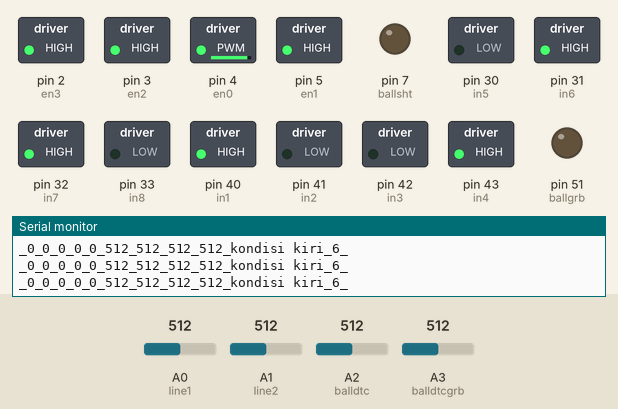
Bench run of a sketch on a simulated Arduino Mega 2560, built with avr-gcc and run on an emulated ATmega2560. On the bench: switched loads named in the sketch (green lamp = pin HIGH), output pins drawn as LEDs (lit = HIGH), the last lines printed to the serial monitor. Dashed ring = blinking. Inputs (shaded band) come from the test bench; at power-on: A0 (line1) = 512, A3 (balldtcgrb) = 512, A1 (line2) = 512, A2 (balldtc) = 512.

Above: at 1.2 s.
1.3 s: A0 (line1) set to 265
2.8 s: A0 (line1) set to 243
At 3.3 s:
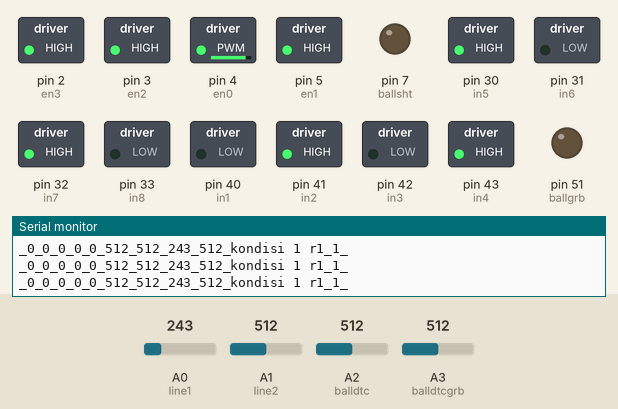
4.3 s: A3 (balldtcgrb) set to 412
7.3 s: A3 (balldtcgrb) set to 389
At 8.1 s:
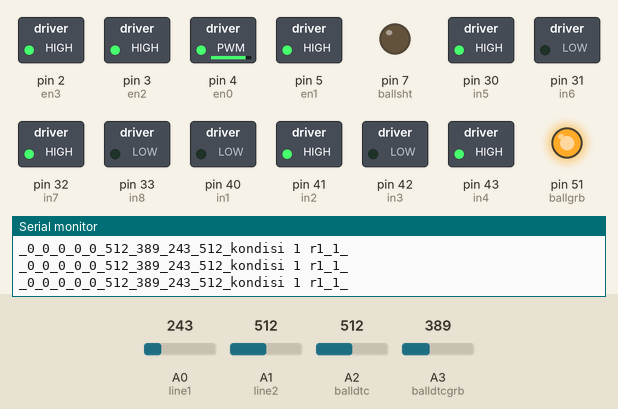
8.8 s: A3 (balldtcgrb) set to 164
11.8 s: A3 (balldtcgrb) set to 134
At 12.6 s:
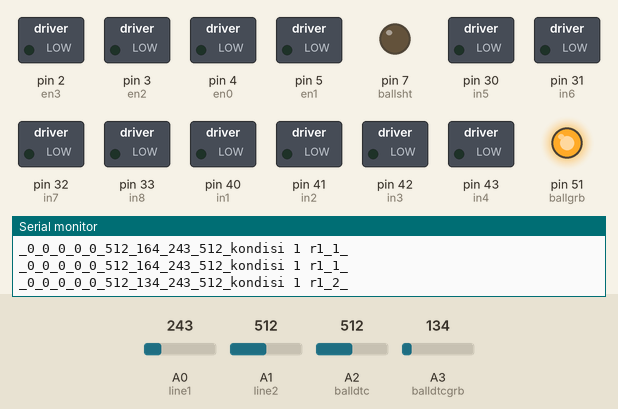
At 14.09 s:
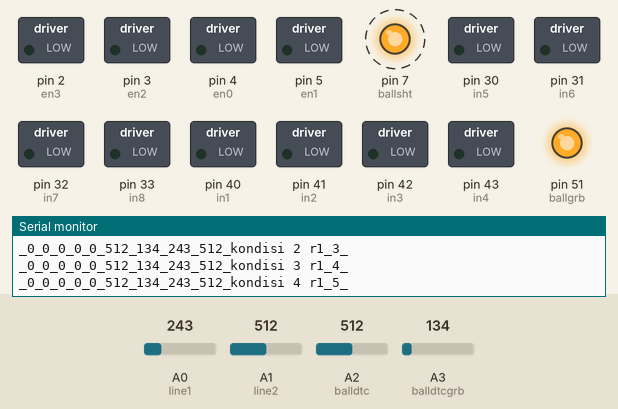
Timing chart, 0 to 15.8 s (numbered marks = the images above; inputs shaded):
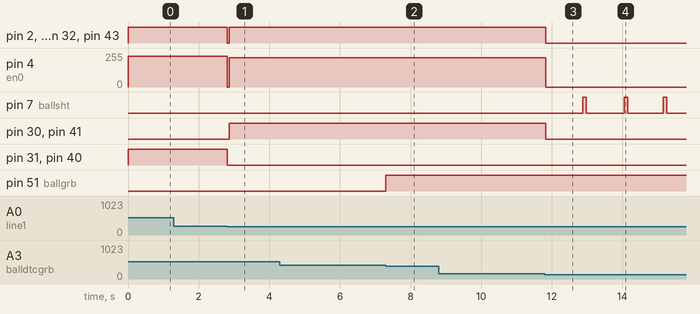

Measured:
- the behaviour switches between 250 and 249 on A0 (line1) (found by bisection; images 0 and 1)
- the behaviour switches between 400 and 399 on A3 (balldtcgrb) (found by bisection; images 1 and 2)
- the behaviour switches between 150 and 149 on A3 (balldtcgrb) (found by bisection; images 2 and 3)
- after the input at 2.8 s, pin 2 (en3), pin 3 (en2), pin 5 (en1), pin 32 (in7), pin 43 (in4): HIGH → LOW at once, → HIGH 0.05 s later; pin 4 (en0): 230/255 → 220/255 at once; pin 30 (in5), pin 41 (in2): LOW → HIGH after 0.06 s; pin 31 (in6), pin 40 (in1): HIGH → LOW at once
- after the input at 7.3 s, pin 51 (ballgrb): LOW → HIGH at once
- after the input at 11.8 s, pin 2 (en3), pin 3 (en2), pin 5 (en1), pin 30 (in5), pin 32 (in7), pin 41 (in2), pin 43 (in4): HIGH → LOW at once; pin 4 (en0): 220/255 → 0/255 at once; pin 7 (ballsht): alternates HIGH for 0.10 s and LOW for 1.0 s, starting after 1.1 s

The sketch:

test_modul_r1.ino
```cpp
String kondisi = "null";
int kondisi_set = 0;
int line_thd1 = 250; //kalibrasi sensor garis
int linethd_kiri = 250;
int ball_thd1 = 150; //kalibrasi sensor bola (ball grab)
int ball_thd = 400;

#include "sensor.h"
//#include "bluetooth.h"
#include "pid.h"
#include "rotate.h"
#include "serialparse.h"
#include "ballgrab.h"
#include "ballshot.h"
#include "monitor.h"

#include "robot1.h"
#include "robot2.h"
#include "kiper.h"
#include "emergency.h"

void setup() {
  sensor_init();
  ballgrab_init();
  ballshot_init();
  serialinit();
  motorinit();
  kondisi_set = 6;
  //  bluetooth_init();
}

void loop() {
  initpid();
  readsensor();
  //  bluetooth();
  getimg();
  grabball();
  remote();
  monitoring();


  //  if (rimut == 1) {
  //    remote();
  //  } else {
  //    setop();
  //  };

}

void remote() {
  robot1();
}

void robot1() {

  if (kondisi_set == 5) {
    kondisi_set = 5;
    kondisi5();
  }
  if (kondisi_set == 4) {
    kondisi_set = 4;
    kondisi4();
  }
  if (kondisi_set == 3) {
    kondisi_set = 3;
    kondisi3();
  }
  if (kondisi_set == 2) {
    kondisi_set = 2;
    kondisi2();
  }
  if (kondisi_set == 1) {
    kondisi_set = 1;
    kondisi1();
  }
  if (kondisi_set == 6) {
    kondisi_set = 6;
    kondisi_kiri();
  }

}

void robot2() {
  kondisi_set = 11;
  if (kondisi_set == 11) {
    kondisi1r2();
  }
  if (kondisi_set == 12) {
    kondisi2r2();
  }
  if (kondisi_set == 13) {
    kondisi3r2();
  }
}
```

ballgrab.h
```cpp
#define ballgrb 51

void ballgrab_init() {
  pinMode(ballgrb, OUTPUT);
}

void grabball() {
  if (valballdtcgrb < ball_thd ) {
    digitalWrite(ballgrb, HIGH);
    //delay(2000);
    //tendang();
  }
  else
    digitalWrite(ballgrb, LOW);
}
```

ballshot.h
```cpp
int ballsht = 7;
int ballpass = 50;

void ballshot_init() {
  pinMode(ballsht, OUTPUT);
  pinMode(ballpass, OUTPUT);
  digitalWrite(ballsht, LOW);
  digitalWrite(ballpass, LOW);
}
void tendang() {
  digitalWrite(ballsht, HIGH);
  delay(100);
  digitalWrite(ballsht, LOW);
}

void umpan() {
  digitalWrite(ballpass, HIGH);
  delay(100);
  digitalWrite(ballpass, LOW);
}

void tendangtest(){
  tendang();
  delay(5000);
}

void umpantest(){
  umpan();
  delay(5000);
}
```

emergency.h
```cpp
int timearc = 3000;

void rotatetest() {
  //  motor(1, 250, 240, 250, 225); //kiri
  motor(2, 245, 235, 250, 225);
  delay(timearc);
  motor(0, 0, 0, 0, 0);
  delay(timearc / 6);
  motor(4, 250, 240, 250, 225);
  delay(timearc * 3);
  motor(0, 0, 0, 0, 0);
  delay(timearc / 6);
  motor(1, 250, 240, 250, 225);
  delay(timearc);
}
```

kiper.h
```cpp
void kiper() {
  double z = m / 20;
  if (z == 1 || z == -1 || z > 13 || z < -13) {
    motor(0, 0, 0, 0, 0);
  };
  if (z > 1 && z < 13) {
    motor(3, pw, pw, pw, pw);
  };
  if (z < -1 && z > -13) {
    motor(4, pw, pw, pw, pw);
  };
}
```

monitor.h
```cpp
void monitoring() {
  Serial.print("_");
  Serial.print(m / 20);
  Serial.print("_");
  Serial.print(m1 / 20);
  Serial.print("_");
  Serial.print(m2 / 20);
  Serial.print("_");
  Serial.print(m3 / 20);
  Serial.print("_");
  Serial.print(m5);
  Serial.print("_");
  Serial.print(valballdtc);
  Serial.print("_");
  Serial.print(valballdtcgrb);
  Serial.print("_");
  Serial.print(valline1);
  Serial.print("_");
  Serial.print(valline2);
  Serial.print("_");
  Serial.print(kondisi);
  Serial.print("_");
  Serial.print(kondisi_set);
  Serial.println("_");
}
```

motor.h
```cpp
#define en0 4 //dpn ka
#define en1 5
#define en2 3 //blk ka
#define en3 2

#define in1 40 //dpnki
#define in2 41
#define in3 42 //dpnka
#define in4 43
#define in5 30 //blkki
#define in6 31
#define in7 32 //blkka
#define in8 33

void motorinit() {
  pinMode(en0, OUTPUT);
  pinMode(en1, OUTPUT);
  pinMode(en2, OUTPUT);
  pinMode(en3, OUTPUT);
  //logic
  pinMode(in1, OUTPUT);
  pinMode(in2, OUTPUT);
  pinMode(in3, OUTPUT);
  pinMode(in4, OUTPUT);
  pinMode(in5, OUTPUT);
  pinMode(in6, OUTPUT);
  pinMode(in7, OUTPUT);
  pinMode(in8, OUTPUT);
}

void motor(char po, char pwm1, char pwm2, char pwm3, char pwm4) //MOTOR
{
  if (po == 0) //berhenti
  {
    digitalWrite(in1, LOW);
    digitalWrite(in2, LOW);
    digitalWrite(in3, LOW);
    digitalWrite(in4, LOW);
    digitalWrite(in5, LOW);
    digitalWrite(in6, LOW);
    digitalWrite(in7, LOW);
    digitalWrite(in8, LOW);
  };
  if (po == 1) //maju
  {
    digitalWrite(in1, LOW);
    digitalWrite(in2, HIGH);
    digitalWrite(in3, LOW);
    digitalWrite(in4, HIGH);
    digitalWrite(in5, HIGH);
    digitalWrite(in6, LOW);
    digitalWrite(in7, HIGH);
    digitalWrite(in8, LOW);
  };
  if (po == 2) //mundur
  {
    digitalWrite(in1, HIGH);
    digitalWrite(in2, LOW);
    digitalWrite(in3, HIGH);
    digitalWrite(in4, LOW);
    digitalWrite(in5, LOW);
    digitalWrite(in6, HIGH);
    digitalWrite(in7, LOW);
    digitalWrite(in8, HIGH);
  };
  if (po == 3) //kiri
  {
    digitalWrite(in1, HIGH);
    digitalWrite(in2, LOW);
    digitalWrite(in3, LOW);
    digitalWrite(in4, HIGH);
    digitalWrite(in5, LOW);
    digitalWrite(in6, HIGH);
    digitalWrite(in7, HIGH);
    digitalWrite(in8, LOW);
  };
  if (po == 4) //kanan
  {
    digitalWrite(in1, LOW);
    digitalWrite(in2, HIGH);
    digitalWrite(in3, HIGH);
    digitalWrite(in4, LOW);
    digitalWrite(in5, HIGH);
    digitalWrite(in6, LOW);
    digitalWrite(in7, LOW);
    digitalWrite(in8, HIGH);
  };
  if (po == 5) //pkanan
  {
    digitalWrite(in1, LOW);
    digitalWrite(in2, HIGH);
    digitalWrite(in3, HIGH);
    digitalWrite(in4, LOW);
    digitalWrite(in5, LOW);
    digitalWrite(in6, HIGH);
    digitalWrite(in7, HIGH);
    digitalWrite(in8, LOW);
  };
  if (po == 6) //pkiri
  {
    digitalWrite(in1, HIGH);
    digitalWrite(in2, LOW);
    digitalWrite(in3, LOW);
    digitalWrite(in4, HIGH);
    digitalWrite(in5, HIGH);
    digitalWrite(in6, LOW);
    digitalWrite(in7, LOW);
    digitalWrite(in8, HIGH);
  };

  analogWrite(4, pwm1);
  analogWrite(5, pwm2);
  analogWrite(3, pwm3);
  analogWrite(2, pwm4);
}


void setop() {
  {
    digitalWrite(in1, LOW);
    digitalWrite(in2, LOW);
    digitalWrite(in3, LOW);
    digitalWrite(in4, LOW);
    digitalWrite(in5, LOW);
    digitalWrite(in6, LOW);
    digitalWrite(in7, LOW);
    digitalWrite(in8, LOW);
  };
}
```

pid.h
```cpp
#include "motor.h"

double Sp = 10, pw = 220;
double np = 10, ni = 2, nd = 0, Pv, l_pv, Ts, error = 0, l_error = 0, l_output, output; //nilai variable pada PID
double ys, l;
double ki, ka;

void initpid() {
  ys = ((millis() - l) / 1000);
  l = millis();
}

void test(int obj, int movement)
{

  Pv = ((obj / 20) + 10);
  error = Sp - Pv;
  output = (np * error) + (ni * (error + l_error) * Ts) + ((nd / ys) * (error - l_error));
  l_error = error;
  l_pv = Pv;
  ka = pw + output;
  ki = pw - output;

  if (ki > pw) {
    ki = pw;
  };
  if (ka > pw) {
    ka = pw;
  };
  //if (output < 1 ) {output=1;};
  motor(movement, ki, ka, ki, ka);
  //Serial.print();
}
```

robot1.h
```cpp
void kondisi1() {
  kondisi = "kondisi 1 r1";
  kondisi_set = 1;

  if (valballdtcgrb < ball_thd1) {
    motor(0, 0, 0, 0, 0);
    kondisi_set = 2;
  }
  else {
    kondisi_set = 1;
    test(m, 1);
  };


}

void kondisi2() {
  kondisi = "kondisi 2 r1";
  kondisi_set = 2;
  if (valballdtcgrb < ball_thd1) {
    if (m1 < -20) {
      rotate(6, m1);
    }
    else if (m1 > 20) {
      rotate(5, m1);
    }
    else {
      motor(0, 0, 0, 0, 0);
      delay(1000);
      tendang();
      kondisi_set = 3;
    }
  }
  else {
    kondisi_set = 1;
  };//
}

void kondisi3() {
  kondisi = "kondisi 3 r1";
  kondisi_set = 3;
  if (m3 < -20) {
    rotate(6, m3);
  }
  else if (m3 > 20) {
    rotate(5, m3);
  }
  else {
    if (valline1 > line_thd1) {
      motor(1, 220, 220, 220, 220);
    }
    else {
      motor(0, 0, 0, 0, 0);
      kondisi_set = 4;
    }

  }
}

//void kondisi3() {
//  kondisi = "kondisi 3 r1";
//  kondisi_set = 3;
//
//  if (valline1 > line_thd1) {
//    //    if (m3 > 20) {
//    //      rotate(5, m3);
//    //    }
//    //    else if (m3 < -20) {
//    //      rotate(6, m3);
//    //    }
//    //    else
//    //    {
//    //      motor(1, 255, 255, 255, 255);
//    //    }
//    test(m3, 1);
//  }
//  else
//  {
//    motor(0, 0, 0, 0, 0);
//    //    delay(1000);
//    kondisi_set = 4;
//  }
//}

void kondisi4() {
  kondisi = "kondisi 4 r1";
  kondisi_set = 4;
  if (valballdtcgrb > ball_thd1) {
    if (m1 < -50 ) {
      rotate(6, m1);
    }
    else if (m1 > 50) {
      rotate(5, m1);
    }
    else {
      motor(0, 0, 0, 0, 0);
    }

  }
  else {
    motor(0, 0, 0, 0, 0);
    kondisi_set = 5;
  }

}

void kondisi5() {
  kondisi = "kondisi 5 r1";
  kondisi_set = 5;
  if (valballdtcgrb < ball_thd1) {
    if (m3 < -50) {
      rotate(6, m3);
      kondisi_set = 5;
    }
    else if (m3 > 50) {
      rotate(5, m3);
      kondisi_set = 5;
    }
    else {
      motor(0, 0, 0, 0, 0);
      delay(1000);
      tendang();
      kondisi_set = 1;
    }
  }
  else {
    kondisi_set = 4;
  }//
}

void kondisi_kiri() {
  kondisi = "kondisi kiri";
  kondisi_set = 6;
  if (valline1 < linethd_kiri) {
    motor(0, 0, 0, 0, 0);
    kondisi_set = 1;
  }
  else
  {
    motor(3, 230, 230, 230, 230);
  }
}
```

robot2.h
```cpp
void kondisi1r2() {
  kondisi = "kondisi 1 r2";
  kondisi_set = 11;
  if (m1 > 20) {
    motor(5, 200, 200, 200, 200);
  }
  else if (m1 < -20) {
    motor(6, 200, 200, 200, 200);
  }
  else {
    motor(0, 0, 0, 0, 0);
    delay(5000);
  };
}

void kondisi2r2() {
  kondisi = "kondisi 2 r2";
  kondisi_set = 12;
  delay(5000);
  if (valballdtc < ball_thd1 ) {
    delay(5000);
    kondisi_set = 13;
  }
  else {
    kondisi_set = 11;
  };
}
void kondisi3r2() {
  kondisi = "kondisi 3 r2";
  kondisi_set = 13;
  if (m1 > 20) {
    motor(5, 200, 200, 200, 200);
  }
  else if (m1 < -20) {
    motor(6, 200, 200, 200, 200);
  }
  else {
    delay(2000);
    umpan();
    kondisi_set = 11;
  };
}
```

rotate.h
```cpp
int rot;

void rotate(int dir, int par) {
  int rot = (abs(par) / 160) * 200;
  if (rot > 200) {
    rot = 200;
  }
  motor(dir, rot, rot, rot, rot);
}
```

sensor.h
```cpp
int valballdtc;
int valballdtcgrb;
int valline1;
int valline2;

#define line1 A0
#define line2 A1
#define balldtc A2
#define balldtcgrb A3

void sensor_init() {
  pinMode(line1, INPUT);
  pinMode(line2, INPUT);
  pinMode(balldtc, INPUT);
  pinMode(balldtcgrb, INPUT);
}

void readsensor() {
  valline1 = analogRead(line1);
  valline2 = analogRead(line2);
  valballdtc = analogRead(balldtc);
  valballdtcgrb = analogRead(balldtcgrb);
}
```

serialparse.h
```cpp
char a,b,c;
String inp="",inp1="",inp2="",inp3="",inp5="";
int p,p1,p2,p3,p5;
int m,m1,m2,m3,m5;

void serialinit(){
  Serial.begin(9600);
}

void getimg(){
   while(Serial.available())
  {
    a=Serial.read();

    if (a=='a')
    {p=inp.toInt(); inp="";}else
    {inp=inp+a;};

    if (a=='b')
    {p1=inp1.toInt(); inp1="";}else
    {inp1=inp1+a;};

    if (a=='c')
    {p2=inp2.toInt(); inp2="";}else
    {inp2=inp2+a;};

    if (a=='d')
    {p3=inp3.toInt(); inp3="";}else
    {inp3=inp3+a;};

    if (a=='f')
    {p5=inp5.toInt(); inp5="";}else
    {inp5=inp5+a;};
  //Serial.println(p);
  }
  //clockwise();
  m=p;
  m1=p1;
  m2=p2;
  m3=p3;
  m5=p5;
  //Serial.println(m);

}
```
